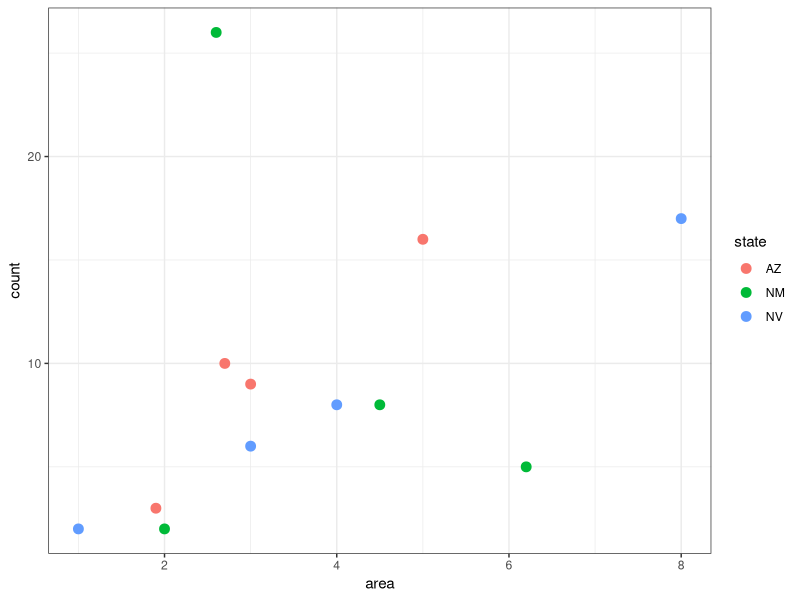
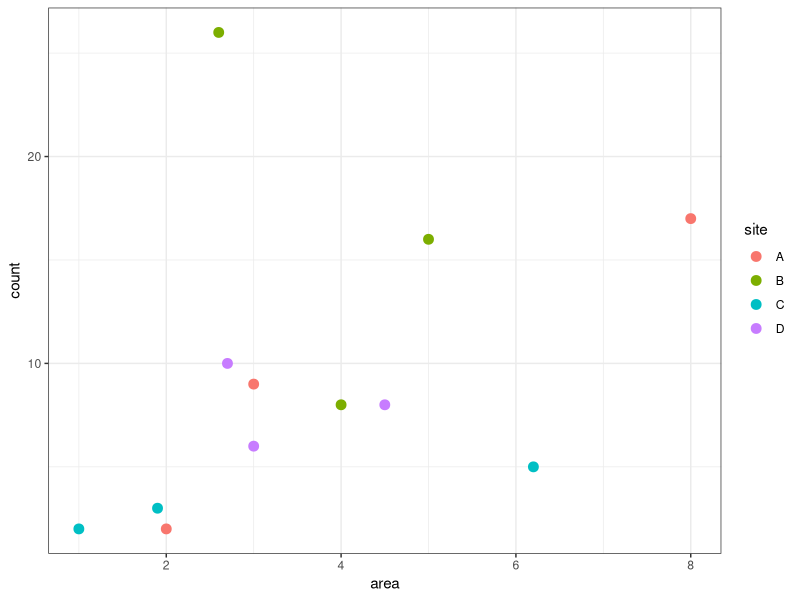
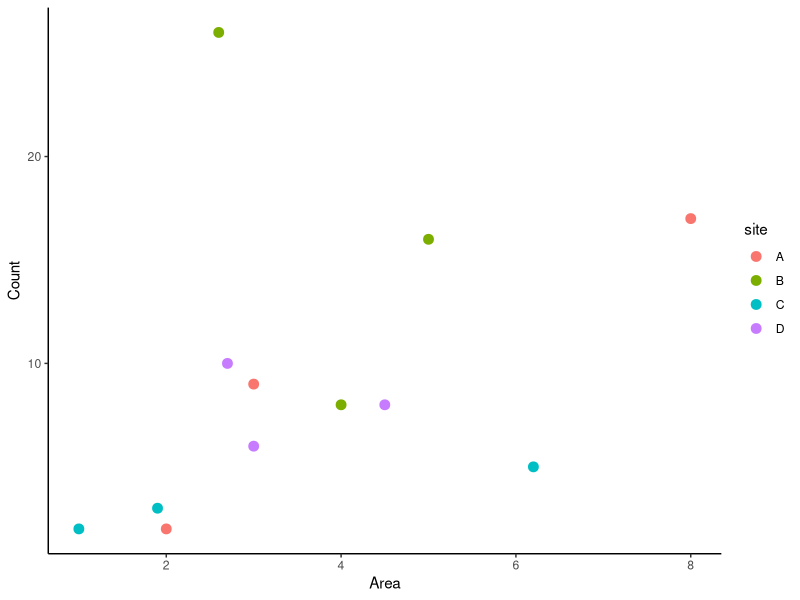
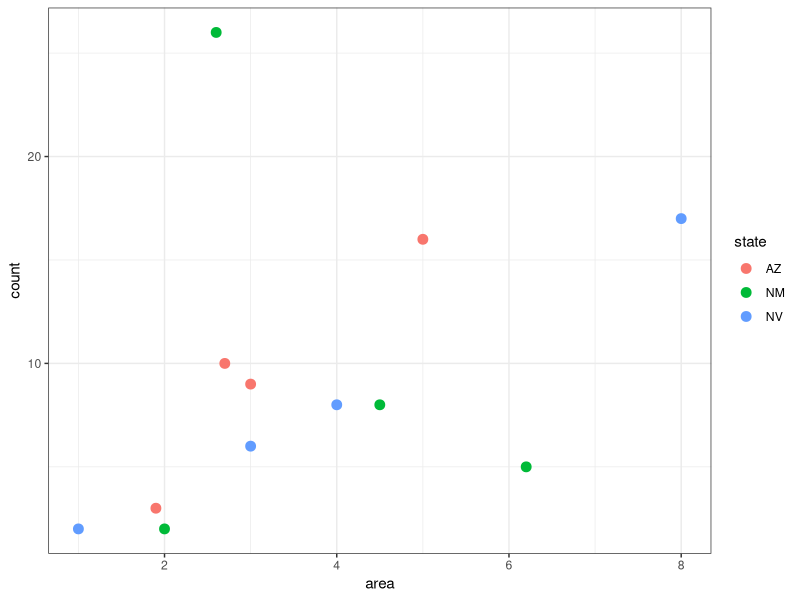
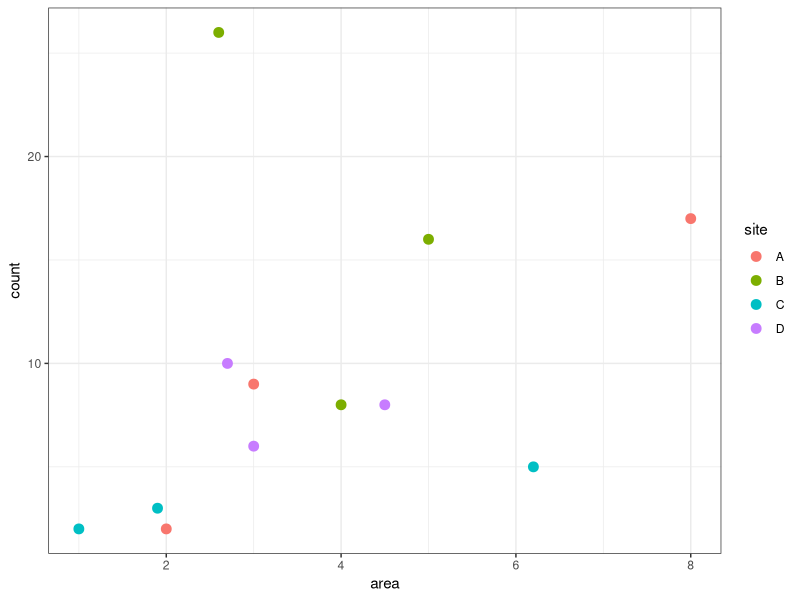
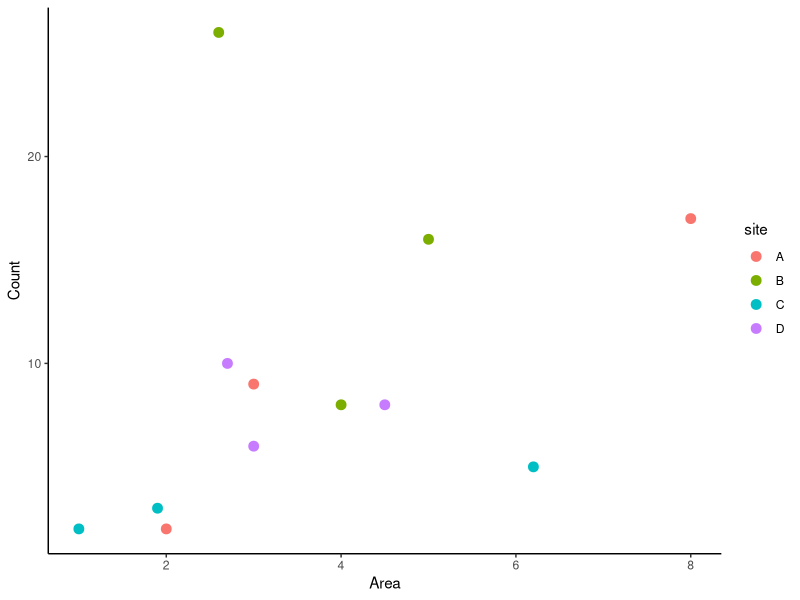

These charts were generated, in order, by the following R code:
## ---- chunk 1
knitr::opts_chunk$set(echo = TRUE, warning = FALSE, message = FALSE)
## ---- chunk 2
# convert_pounds_to_grams <- function(________) {
#     grams <- 453.6 * pounds
#     return(________)
# }
# 1a
 convert_pounds_to_grams <- function(pounds) {
     grams <- 453.6 * pounds
return(grams)
 }
 convert_pounds_to_grams(3.75)
## ---- chunk 3
# convert_fahrenheit_to_celsius <- ________(________) {
#     celsius <- (fahrenheit - 32) * 5 / 9
#     ________(________)
# }
# 1b
 convert_fahrenheit_to_celsius <- function(fahrenheit) {
     celsius <- (fahrenheit - 32) * 5 / 9
     return(celsius)
 }
 convert_fahrenheit_to_celsius(80)
 
# 1c
 double <- function(number){
   dbl_number <- number * 2
   return(dbl_number)
 }
 double(512)
 
 # 1d
 prediction <- function(x, a, b){
   y = a + b * x
   return(y)
 }
 prediction(12, 6, 0.8)
## ---- chunk 4
get_mass_from_length_theropoda <- function(length){
  mass <- 0.73 * length ^ 3.63
  return(mass)
}

# 2a
get_mass_from_length_theropoda(16)

# 2b
get_mass_from_length <- function(length, a, b){
  mass <- a * length ^ b
  return(mass)
}
get_mass_from_length(26, 214.44, 1.46)
## ---- chunk 5
# convert_pounds_to_grams <- function(________, numdigits = __) {
#   grams <- 453.6 * pounds
#   rounded <- round(grams, digits = numdigits)
#   return(________)
# }

# 3a - convert pounds to grams function
convert_pounds_to_grams <- function(pounds, numdigits = 1) {
  grams <- 453.6 * pounds
  rounded <- round(grams, digits = numdigits)
  return(rounded)
}
convert_pounds_to_grams(4.3)

# 3b - height from weight function
get_height_from_weight <- function(weight, a = 12, b = 0.38){
  height <- a * weight ^ b
  return(height)
}
get_height_from_weight(42)

# 3c - Combine 2 above functions
convert_pounds_to_grams(2) |> 
  get_height_from_weight(b = 0.32)
## ---- chunk 6
# 4a - rewrite get_mass_from_length
get_mass_from_length_general <- function(length, a = 39.9, b = 2.6){
  mass <- a * length ^ b
  return(mass)
}
# 4b - Estimate mass of a Sauropoda
get_mass_from_length_general(22, a = 214.44, b = 1.46)

# 4c - Estimate mass of unknown taxonomic group
get_mass_from_length_general(16)
## ---- chunk 7
convert_kg_to_pounds <- function(kg){
  pounds = 2.205 * kg
  return(pounds)
}
get_mass_from_length_general(12, a = 10.95, b = 2.64) |> 
  convert_kg_to_pounds()
## ---- chunk 8
library(tidyverse)
count_data <- data.frame(
  state = c("AZ", "AZ", "AZ", "AZ", "NM", "NM", "NM", "NM", "NV", "NV", "NV", "NV"),
  site = c("A", "B", "C", "D", "A", "B", "C", "D", "A", "B", "C", "D"),
  count = c(9, 16, 3, 10, 2, 26, 5, 8, 17, 8, 2, 6),
  area = c(3, 5, 1.9, 2.7, 2, 2.6, 6.2, 4.5, 8, 4, 1, 3)
  )

# 6a - Plotting Function with count and area
count_by_area <- function(df, color_column){
  ggplot(data = df, aes(x = area, y = count, color = {{ color_column }})) +
    geom_point(size = 3) +
    theme_bw()
}
count_by_area(count_data, state)
ggsave("../images/count_by_area.png")

# 6b - Site colored plot
count_by_area(count_data, site)
ggsave("../images/count_by_area_site.png")

# 6c - Customizable plot function
customizable_plot <- function(df, x, y, xlab, ylab, color_column){
  ggplot(data = df, aes(x = {{ x }}, y = {{ y }}, color = {{ color_column }})) +
    geom_point(size = 3) +
    labs(x = xlab, y = ylab) +
    theme_classic()
}
customizable_plot(count_data, area, count, "Area", "Count", site)
ggsave("../images/customized_count_area_plot.png")
## ---- chunk 9
#download.file(url = "https://ndownloader.figshare.com/files/2292172",
 # destfile = "../Data/surveys.csv")
#download.file(url = "https://ndownloader.figshare.com/files/3299474",
#  destfile = "../Data/plots.csv")
#download.file(url = "https://ndownloader.figshare.com/files/3299483",
#  destfile = "../Data/species.csv")
## ---- chunk 10
#' Convert kilograms to pounds
#'
#' @param kg Mass in kilograms (numeric).
#'
#' @return Mass in pounds (numeric).
#'
#' @examples
#' convert_kg_to_pounds(10)
convert_kg_to_pounds <- function(kg) {
  pounds <- 2.205 * kg
  return(pounds)
}
